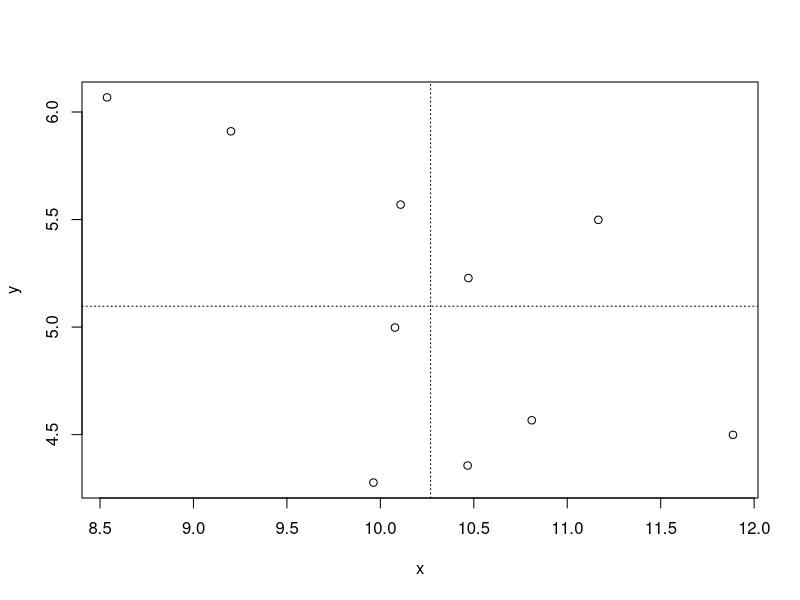

This figure's R source: (Note: this script raises an error after producing the figure.)
# based on https://zhiyzuo.github.io/Pearson-Correlation-CI-in-Python/
rm(list = ls())
if(!is.null(dev.list())) dev.off()



library(MASS)


n <- 10
population_correlation <- 0.25

sigma <- rbind(c(1, population_correlation), c(population_correlation, 1))
mu <- c(10, 5)
data <- mvrnorm(n = n, mu = mu, Sigma = sigma)
x <- data[, 1]
y <- data[, 2]
mean_x <- mean(x)
mean_y <- mean(y)

r <- cor(x, y)

plot(x, y)
abline(v = mean_x, lty = 3)
abline(h = mean_y, lty = 3)


# Under the assumption that r == 0, the following variable follows a t-distribution
# with dof = n -2
t <- r * sqrt((n - 2) / (1 - r ^ 2))
print('t:')
print(t)

curve(dt(x, df = n - 2), from = -4, to = 4, xlab = TeX('$r \\times \\sqrt{(n-2)/(1-r^2)}$'))

curve(dt(x, df = n - 2), from = -4, to = 4, xlab = TeX('$r \\times \\sqrt{(n-2)/(1-r^2)}$'))
abline(v=r, lw=3, lty=3, col='red')


# This can be used to test the hypothesis that r = 0

# The confidence intervals are determined via the fisher transform to
# make sure they are bounded

curve(dnorm(x, mean= population_correlation, sd = 1/sqrt(n-3)), from = -4, to = 4, xlab = TeX('$F(r)'), ylab='density')
abline(v=population_correlation, lty=3)

curve(dnorm(x, mean= 0, sd = 1/sqrt(n-3)), from = -4, to = 4, xlab = TeX('$F(r) - F(\\rho)'), ylab='density')
abline(v=0, lty=3)

se <- 1 / sqrt(length(x) - 3)
transformed_r <- atanh(r)

lower <- tanh(transformed_r + qnorm(0.025) * se)
upper <- tanh(transformed_r + qnorm(0.975) * se)

print('interval:')
print(lower)
print(upper)

# Let's use the fisher transform approach to calculate the P-value
# This is NOT how R does this (at least not per default?)
# But it will be approximate the method used by R (which is based on the t-distribution)

z_value <-  transformed_r / se
p_value_using_tranform <- 2*pnorm(q=z_value, lower.tail=FALSE)
print('p_value_using_tranform')
print(p_value_using_tranform)

# R's default
print(cor.test(x, y))